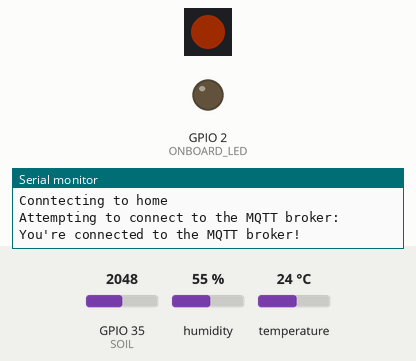
Recording of a sketch running on a simulated ESP32. Shown: 1 RGB LEDs in strip order, left to right, output pins drawn as LEDs (lit = HIGH), the last lines printed to the serial monitor. The inputs (shaded band) are chosen by the test bench; at power-on: GPIO 35 (SOIL) = 2048, humidity 55 %, temperature 24 °C. Dim RGB values are drawn brighter than linear; WiFi joins after 1.5 s; servers stay silent unless stated; no MQTT or app messages arrive unless stated; not simulated (calls return 0 or success): secrets.h.

Above: at 3.23 s.
At 4.61 s:
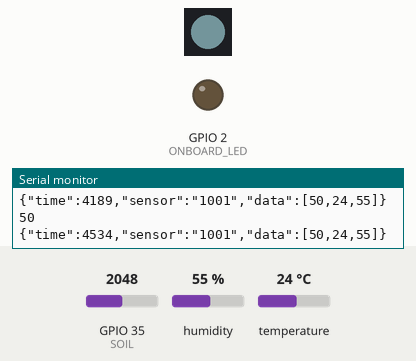
At 5.82 s:
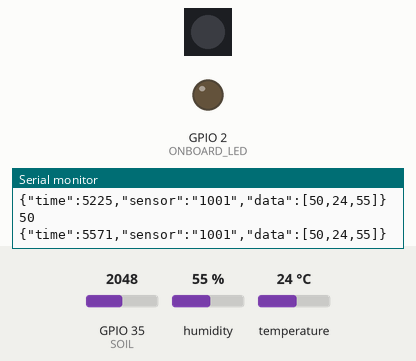
Timing chart, 0 to 6.2 s (numbered marks = the images above):
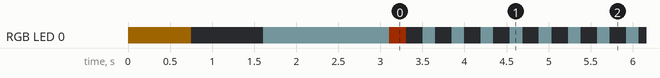

The sketch:

sensors_main.ino
```cpp
/*
Mitspe Golan Sensors Module

Pins Layout

SHT20:
RED - VIN
BLUE - GND
GREEN - D21
YELLO - D22

Soil:
AO - D35
*/
#include <WiFiManager.h>
#include <ArduinoMqttClient.h>
#include <ArduinoJson.h>
#include "DFRobot_SHT20.h"
#include <Wire.h>
#include <FastLED.h>
#include "secrets.h"


// Define secrets
#define SENSOR_ID "1001"

// Define devices connectors
#define ONBOARD_LED 2
#define FASTLED_PIN 4
#define SOIL 35
#define NUM_LEDS 1

// Define Variables
int last_millis;
int soil_value = 0;
float temp_value = 0;
float humid_value = 0;
String message_string;

WiFiClient wifiClient;
MqttClient mqttClient(wifiClient);
StaticJsonDocument<100> doc;

DFRobot_SHT20 sht20;

// Defmine MQTT Variables
int port = 1883;
const char topic[]  = "/sensors";
int timeout = 90; // seconds to run for
CRGB leds[NUM_LEDS];
IPAddress ip;

void lightLed(int color){
  leds[0] = color;
  FastLED.setBrightness(30);
  FastLED.show();
}

void flashLed(int color, int flashDelay){
  lightLed(color);
  delay(flashDelay);
  lightLed(CRGB::Black);
  delay(flashDelay);
}

void blink_led(int blink_delay){
  digitalWrite(ONBOARD_LED, HIGH);
  delay(blink_delay);
  digitalWrite(ONBOARD_LED, LOW);
  delay(blink_delay);
}

void reconnect_mqtt(){
  Serial.print("Attempting to connect to the MQTT broker: ");
  Serial.println(MQTT_BROKER);
  mqttClient.setUsernamePassword(MQTT_USER, MQTT_PASS);
  if (!mqttClient.connect(MQTT_BROKER, port)) {
    Serial.print("MQTT connection failed! Error code = ");
    Serial.println(mqttClient.connectError());
    delay(1000);
  } else {
    Serial.println("You're connected to the MQTT broker!");
  }
}
void send_mqtt_message(String target_topic, String msg){
  mqttClient.beginMessage(target_topic);
  mqttClient.print(msg);
  mqttClient.endMessage();
}

void setup() {
  pinMode(ONBOARD_LED, OUTPUT); // Define on-board led pin
  pinMode(SOIL, INPUT);
  Serial.begin(9600);
  FastLED.addLeds<WS2852, FASTLED_PIN, GRB>(leds, NUM_LEDS);  // GRB ordering is typical
  flashLed(CRGB::Orange, 750);

  sht20.initSHT20();                         // Init SHT20 Sensor
  delay(100);
  sht20.checkSHT20();

  last_millis = millis();
  //Initialize Wifi Manager
  WiFiManager wm;
  WiFi.mode(WIFI_STA); // exp
  lightLed(CRGB::LightBlue);
  wm.setConfigPortalTimeout(timeout);
  wm.setWiFiAutoReconnect(true);
  if (!wm.startConfigPortal("Sensors ESP32", "PassWord")) {
    Serial.println("No Client connected to Portal");
    delay(3000);
    //reset and try again, or maybe put it to deep sleep
  }
  Serial.print("Conntecting to ");
  Serial.println(wm.getWiFiSSID());
  lightLed(CRGB::OrangeRed);
  reconnect_mqtt();

}

void loop() {
 if (WiFi.status() == WL_DISCONNECTED) {
    lightLed(CRGB::LightBlue);
    WiFi.begin();
    delay(2000);
    Serial.println("Connected to wifi");
    ip = WiFi.localIP();
    Serial.println(ip);
    lightLed(CRGB::OrangeRed);
    reconnect_mqtt();
  } else if (WiFi.status() == WL_CONNECTED) {
    // Read Sensors
    flashLed(CRGB::LightBlue, 150);
    soil_value = map(analogRead(SOIL), 0, 4095, 100, 0); // Read soil moist and map values between 0 (dry) and 100 (wet)
    humid_value = sht20.readHumidity();         // Read Humidity
    temp_value = sht20.readTemperature();       // Read Temperatur
    // Send MQTT message
    lightLed(CRGB::Green);
    doc.clear();
    doc["time"] = millis();
    doc["sensor"] = SENSOR_ID;
    JsonArray data = doc.createNestedArray("data");
    data.add(soil_value);
    Serial.println(soil_value);
    data.add(round(temp_value));
    data.add(round(humid_value));
    message_string = "";
    serializeJson(doc, message_string);
    Serial.println(message_string);
    char target_topic[24];
    strcpy(target_topic, topic);
    strcat(target_topic, "/");
    strcat(target_topic, SENSOR_ID);
    send_mqtt_message(target_topic, message_string);
    lightLed(CRGB::Black);
  }
}
```

Measured:
- by itself, RGB LED 0: off → RGB(30, 19, 0) at 0.00 s, → off 0.75 s later, → RGB(20, 26, 27) 0.85 s later, → RGB(30, 8, 0) 1.5 s later, … (217 changes in this stretch)
